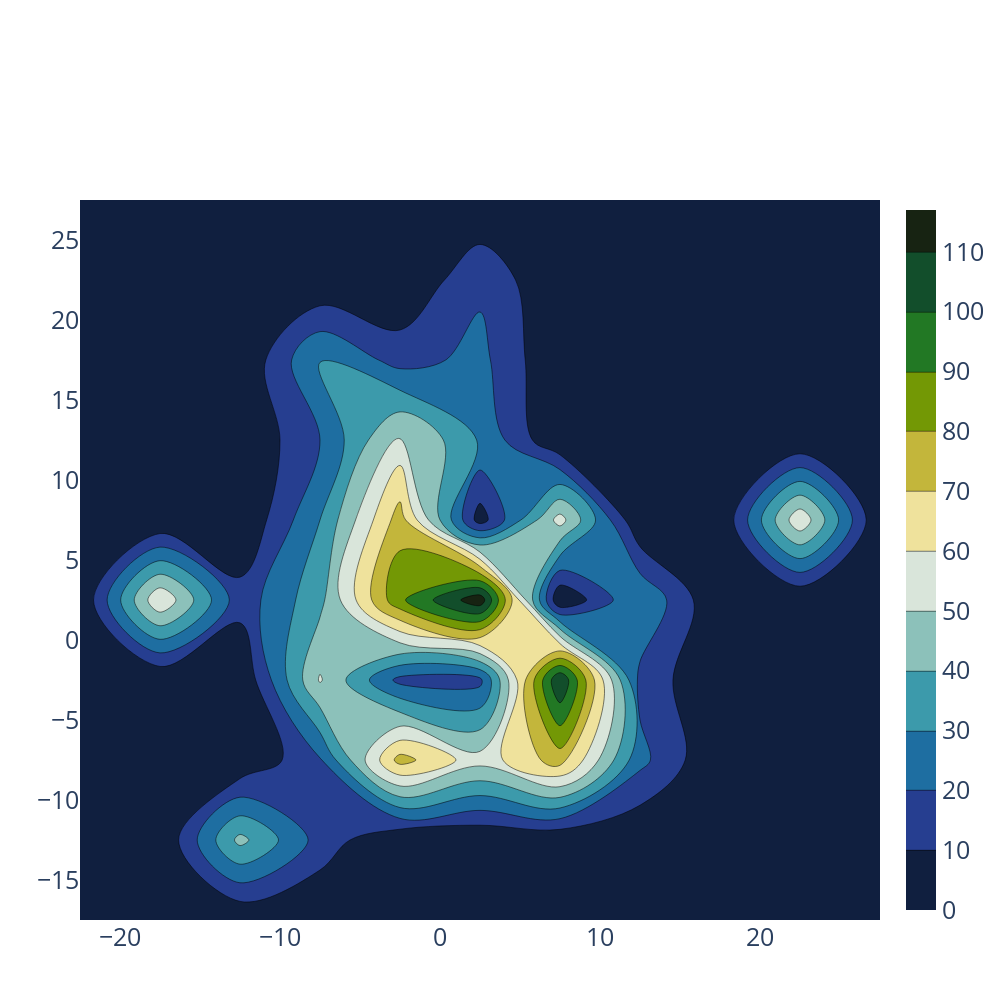

Here is the notebook cell this chart was saved with:
### Code cell
fig = model.visualize_clusters(search=None, width=1000, height=1000, fit_clusters=False, density_plot=True)
fig.show()

### Figure 1 — Plotly figure (JSON) as saved in the notebook; plotly's stock layout.template omitted (floating-point values rounded to 4 significant figures; data arrays with more than 128 entries replaced by an {"elided": "..."} marker saying what was removed)
{"data": [{"autocontour": true, "colorscale": [[0, "rgb(16, 31, 63)"], [0.09091, "rgb(38, 62, 144)"], [0.1818, "rgb(30, 110, 161)"], [0.2727, "rgb(60, 154, 171)"], [0.3636, "rgb(140, 193, 186)"], [0.4545, "rgb(217, 229, 218)"], [0.5455, "rgb(239, 226, 156)"], [0.6364, "rgb(195, 182, 59)"], [0.7273, "rgb(115, 152, 5)"], [0.8182, "rgb(34, 120, 36)"], [0.9091, "rgb(18, 78, 43)"], [1, "rgb(23, 35, 18)"]], "contours": {"coloring": "fill", "end": 110, "showlabels": false, "size": 10, "start": 10}, "type": "histogram2dcontour", "x": {"elided": "1283 float values"}, "y": {"elided": "1283 float values"}}], "layout": {"font": {"size": 25}, "height": 1000, "margin": {"t": 200}, "showlegend": false, "title": {"font": {"size": 25}}, "width": 1000, "xaxis": {"autorange": true, "range": [-22.5, 27.5], "type": "linear"}, "yaxis": {"autorange": true, "range": [-17.5, 27.5], "type": "linear"}}}
